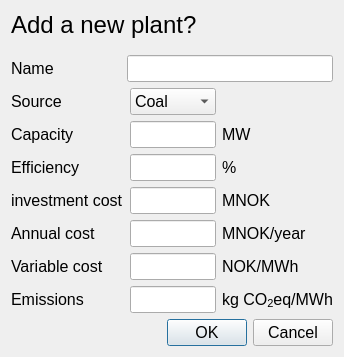
<?xml version="1.0" encoding="UTF-8"?>
<ui version="4.0">
 <class>dialog_newPlant</class>
 <widget class="QDialog" name="dialog_newPlant">
  <property name="geometry">
   <rect>
    <x>0</x>
    <y>0</y>
    <width>330</width>
    <height>341</height>
   </rect>
  </property>
  <property name="maximumSize">
   <size>
    <width>330</width>
    <height>341</height>
   </size>
  </property>
  <property name="windowTitle">
   <string>New plant</string>
  </property>
  <layout class="QVBoxLayout" name="verticalLayout">
   <item>
    <widget class="QLabel" name="label">
     <property name="maximumSize">
      <size>
       <width>16777215</width>
       <height>30</height>
      </size>
     </property>
     <property name="font">
      <font>
       <pointsize>18</pointsize>
      </font>
     </property>
     <property name="text">
      <string>Add a new plant?</string>
     </property>
    </widget>
   </item>
   <item>
    <layout class="QHBoxLayout" name="horizontalLayout">
     <property name="topMargin">
      <number>10</number>
     </property>
     <item>
      <widget class="QLabel" name="label_9">
       <property name="minimumSize">
        <size>
         <width>110</width>
         <height>0</height>
        </size>
       </property>
       <property name="font">
        <font>
         <pointsize>12</pointsize>
        </font>
       </property>
       <property name="text">
        <string>Name</string>
       </property>
      </widget>
     </item>
     <item>
      <widget class="QLineEdit" name="addPlant_lineEdit_name">
       <property name="font">
        <font>
         <pointsize>12</pointsize>
        </font>
       </property>
       <property name="maxLength">
        <number>30</number>
       </property>
      </widget>
     </item>
    </layout>
   </item>
   <item>
    <layout class="QGridLayout" name="gridLayout">
     <property name="topMargin">
      <number>0</number>
     </property>
     <item row="5" column="0">
      <widget class="QLabel" name="label_7">
       <property name="font">
        <font>
         <pointsize>12</pointsize>
        </font>
       </property>
       <property name="text">
        <string>Variable cost</string>
       </property>
      </widget>
     </item>
     <item row="3" column="2">
      <widget class="QLabel" name="label_15">
       <property name="font">
        <font>
         <pointsize>12</pointsize>
        </font>
       </property>
       <property name="text">
        <string>MNOK</string>
       </property>
      </widget>
     </item>
     <item row="2" column="0">
      <widget class="QLabel" name="label_4">
       <property name="font">
        <font>
         <pointsize>12</pointsize>
        </font>
       </property>
       <property name="text">
        <string>Efficiency</string>
       </property>
      </widget>
     </item>
     <item row="0" column="0">
      <widget class="QLabel" name="label_2">
       <property name="font">
        <font>
         <pointsize>12</pointsize>
        </font>
       </property>
       <property name="text">
        <string>Source</string>
       </property>
      </widget>
     </item>
     <item row="2" column="2">
      <widget class="QLabel" name="label_12">
       <property name="font">
        <font>
         <pointsize>12</pointsize>
        </font>
       </property>
       <property name="text">
        <string>%</string>
       </property>
      </widget>
     </item>
     <item row="6" column="0">
      <widget class="QLabel" name="label_8">
       <property name="font">
        <font>
         <pointsize>12</pointsize>
        </font>
       </property>
       <property name="text">
        <string>Emissions</string>
       </property>
      </widget>
     </item>
     <item row="1" column="0">
      <widget class="QLabel" name="label_3">
       <property name="font">
        <font>
         <pointsize>12</pointsize>
        </font>
       </property>
       <property name="text">
        <string>Capacity</string>
       </property>
      </widget>
     </item>
     <item row="4" column="0">
      <widget class="QLabel" name="label_5">
       <property name="font">
        <font>
         <pointsize>12</pointsize>
        </font>
       </property>
       <property name="text">
        <string>Annual cost</string>
       </property>
      </widget>
     </item>
     <item row="4" column="2">
      <widget class="QLabel" name="label_14">
       <property name="font">
        <font>
         <pointsize>12</pointsize>
        </font>
       </property>
       <property name="text">
        <string>MNOK/year</string>
       </property>
      </widget>
     </item>
     <item row="5" column="2">
      <widget class="QLabel" name="label_16">
       <property name="font">
        <font>
         <pointsize>12</pointsize>
        </font>
       </property>
       <property name="text">
        <string>NOK/MWh</string>
       </property>
      </widget>
     </item>
     <item row="6" column="2">
      <widget class="QLabel" name="label_17">
       <property name="font">
        <font>
         <pointsize>12</pointsize>
        </font>
       </property>
       <property name="text">
        <string>&lt;html&gt;&lt;head/&gt;&lt;body&gt;&lt;p&gt;kg CO&lt;span style=&quot; vertical-align:sub;&quot;&gt;2&lt;/span&gt;eq/MWh&lt;/p&gt;&lt;/body&gt;&lt;/html&gt;</string>
       </property>
      </widget>
     </item>
     <item row="3" column="0">
      <widget class="QLabel" name="label_6">
       <property name="font">
        <font>
         <pointsize>12</pointsize>
        </font>
       </property>
       <property name="text">
        <string>investment cost</string>
       </property>
      </widget>
     </item>
     <item row="1" column="2">
      <widget class="QLabel" name="label_11">
       <property name="font">
        <font>
         <pointsize>12</pointsize>
        </font>
       </property>
       <property name="text">
        <string>MW</string>
       </property>
      </widget>
     </item>
     <item row="0" column="2">
      <widget class="QLabel" name="label_10">
       <property name="font">
        <font>
         <pointsize>12</pointsize>
        </font>
       </property>
       <property name="text">
        <string/>
       </property>
      </widget>
     </item>
     <item row="0" column="1">
      <widget class="QComboBox" name="addPlant_comboBox_source">
       <property name="font">
        <font>
         <pointsize>12</pointsize>
        </font>
       </property>
       <item>
        <property name="text">
         <string>Coal</string>
        </property>
       </item>
       <item>
        <property name="text">
         <string>Gas</string>
        </property>
       </item>
       <item>
        <property name="text">
         <string>PV</string>
        </property>
       </item>
       <item>
        <property name="text">
         <string>Wind</string>
        </property>
       </item>
       <item>
        <property name="text">
         <string>Nuclear</string>
        </property>
       </item>
      </widget>
     </item>
     <item row="1" column="1">
      <widget class="QLineEdit" name="addPlant_lineEdit_capacity">
       <property name="font">
        <font>
         <pointsize>12</pointsize>
        </font>
       </property>
      </widget>
     </item>
     <item row="2" column="1">
      <widget class="QLineEdit" name="addPlant_lineEdit_efficiency">
       <property name="font">
        <font>
         <pointsize>12</pointsize>
        </font>
       </property>
      </widget>
     </item>
     <item row="3" column="1">
      <widget class="QLineEdit" name="addPlant_lineEdit_investmentCost">
       <property name="font">
        <font>
         <pointsize>12</pointsize>
        </font>
       </property>
      </widget>
     </item>
     <item row="4" column="1">
      <widget class="QLineEdit" name="addPlant_lineEdit_annualCost">
       <property name="font">
        <font>
         <pointsize>12</pointsize>
        </font>
       </property>
      </widget>
     </item>
     <item row="5" column="1">
      <widget class="QLineEdit" name="addPlant_lineEdit_variableCost">
       <property name="font">
        <font>
         <pointsize>12</pointsize>
        </font>
       </property>
      </widget>
     </item>
     <item row="6" column="1">
      <widget class="QLineEdit" name="addPlant_lineEdit_emissions">
       <property name="font">
        <font>
         <pointsize>12</pointsize>
        </font>
       </property>
      </widget>
     </item>
    </layout>
   </item>
   <item>
    <widget class="QDialogButtonBox" name="dialog_addPlant_buttonBox">
     <property name="font">
      <font>
       <pointsize>12</pointsize>
      </font>
     </property>
     <property name="standardButtons">
      <set>QDialogButtonBox::Cancel|QDialogButtonBox::Ok</set>
     </property>
    </widget>
   </item>
  </layout>
 </widget>
 <tabstops>
  <tabstop>addPlant_lineEdit_name</tabstop>
  <tabstop>addPlant_comboBox_source</tabstop>
  <tabstop>addPlant_lineEdit_capacity</tabstop>
  <tabstop>addPlant_lineEdit_efficiency</tabstop>
  <tabstop>addPlant_lineEdit_investmentCost</tabstop>
  <tabstop>addPlant_lineEdit_annualCost</tabstop>
  <tabstop>addPlant_lineEdit_variableCost</tabstop>
  <tabstop>addPlant_lineEdit_emissions</tabstop>
 </tabstops>
 <resources/>
 <connections/>
</ui>
